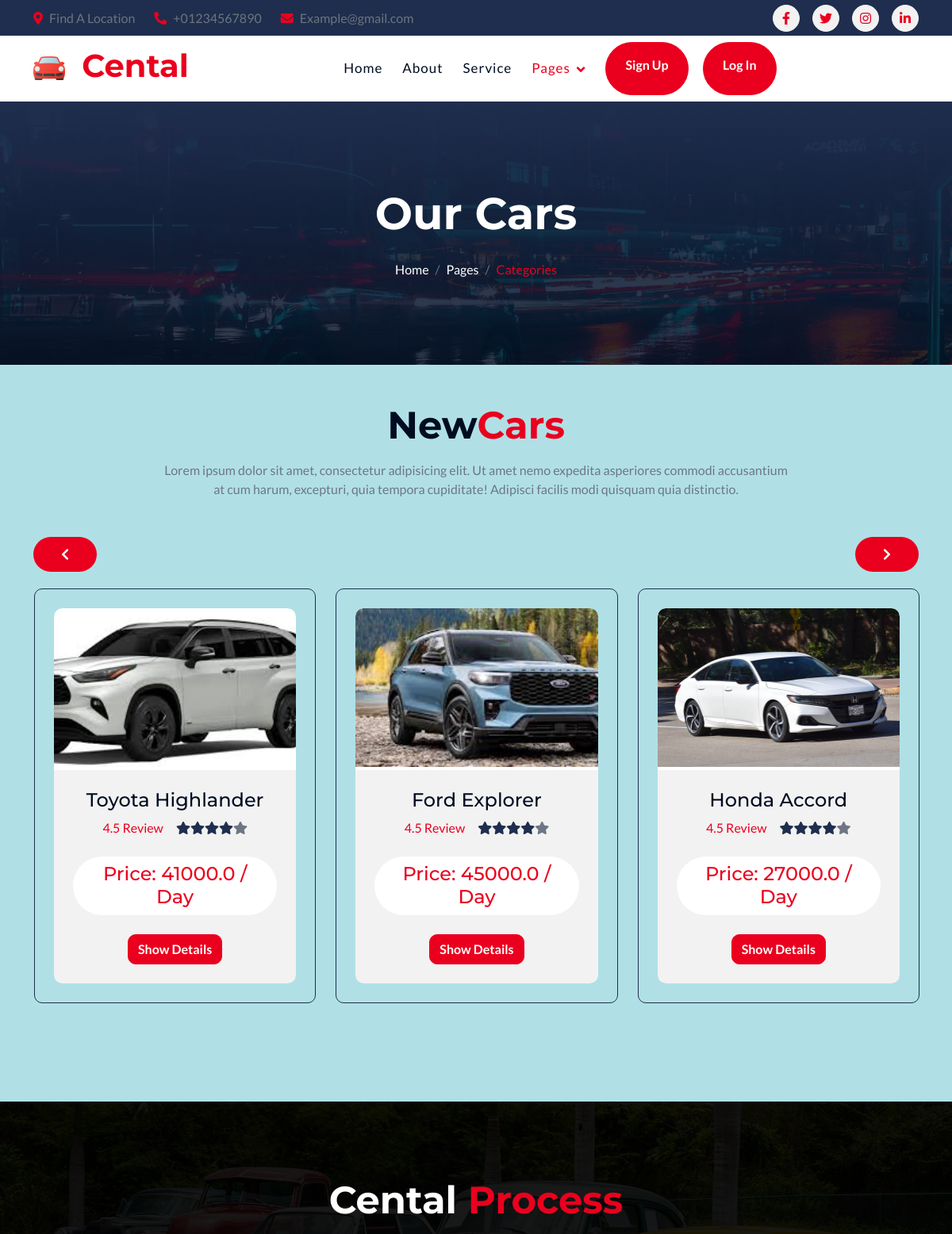
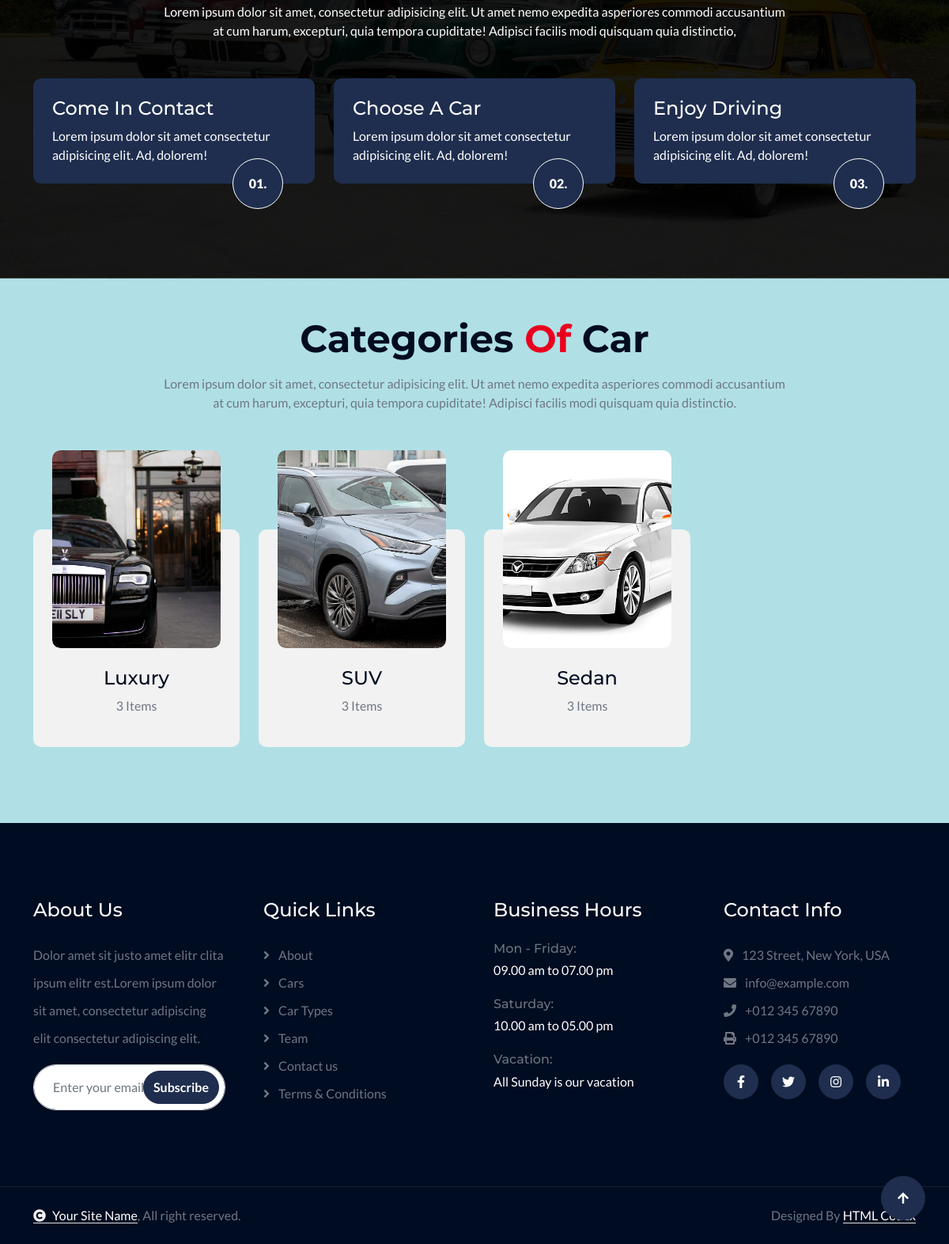
The page /car/ on the database its author committed (2 pictures, top to bottom).
### item/models.py (models this page shows, shortened)
class Item(models.Model):
    category = models.ForeignKey(Category, related_name='items', on_delete=models.CASCADE)
    name = models.CharField(max_length=255)
    company = models.CharField(max_length=255, blank=True, null=True)
    model = models.CharField(max_length=255, blank=True, null=True)
    seats = models.IntegerField(blank=True, null=True)
    fuel_type = models.CharField(max_length=255, blank=True, null=True)
    gear_type = models.CharField(max_length=255, blank=True, null=True)
    description = models.TextField(blank=True, null=True)
    price = models.FloatField()
    image = models.ImageField(upload_to='item_images', blank=True, null=True)
    is_sold = models.BooleanField(default=False)
    created_by = models.ForeignKey(User, related_name='items', on_delete=models.CASCADE)
    created_at = models.DateTimeField(auto_now_add=True)

class Category(models.Model):
    name = models.CharField(max_length=255)
    image = models.ImageField(upload_to='category_images', blank=True, null=True)
    class Meta:
        ordering = ('name',)
        verbose_name_plural = 'Categories'

### core/views.py (the view)
# urls.py: path('car/', views.car, name='car'),
def car(request):
    items = Item.objects.filter(is_sold=False)[0:6]
    categories = Category.objects.all()
    return render(request, 'core/cars.html', {
        'categories' : categories,
        'items' : items
    })

### core/templates/core/cars.html (shortened to what this page needs)
{% extends "core/base.html" %}
{% load static %}
{% block page %}active{% endblock page %}
{% block content %}
    <div class="container-fluid bg-breadcrumb">
        <div class="container text-center py-5" style="max-width: 900px;">
            <h4 class="text-white display-4 mb-4 wow fadeInDown" data-wow-delay="0.1s">Our Cars</h4>
            <ol class="breadcrumb d-flex justify-content-center mb-0 wow fadeInDown" data-wow-delay="0.3s">
                <li class="breadcrumb-item"><a href="index.html">Home</a></li>
                <li class="breadcrumb-item"><a href="#">Pages</a></li>
                <li class="breadcrumb-item active text-primary">Categories</li>
            </ol>
        </div>
    </div>
       <br>
       <br>
<div class="container-fluid categories pb-5">
    <div class="container pb-5">
        <div class="text-center mx-auto pb-5 wow fadeInUp" data-wow-delay="0.1s" style="max-width: 800px;">
            <h1 class="display-5 text-capitalize mb-3">New<span class="text-primary">Cars</span></h1>
            <p class="mb-0">Lorem ipsum dolor sit amet, consectetur adipisicing elit. Ut amet nemo expedita asperiores commodi accusantium at cum harum, excepturi, quia tempora cupiditate! Adipisci facilis modi quisquam quia distinctio.</p>
        </div>
        <div class="categories-carousel owl-carousel wow fadeInUp" data-wow-delay="0.1s">
            {% for item in items %}
            <div class="categories-item p-4">
                <div class="categories-item-inner">
                    <a href="{% url 'item:detail' item.id %}">
                    <div class="categories-img rounded-top" style="height: 200px; overflow: hidden;">
                        <img src="{{ item.image.url }}" class="img-fluid w-100" style="height: 100%; object-fit: cover;" alt="">
                    </div>
                    <div class="categories-content rounded-bottom p-4">
                        <h4>{{ item.name }}</h4>
                        <div class="categories-review mb-4">
                            <div class="me-3">4.5 Review</div>
                            <div class="d-flex justify-content-center text-secondary">
                                <i class="fas fa-star"></i>
                                <i class="fas fa-star"></i>
                                <i class="fas fa-star"></i>
                                <i class="fas fa-star"></i>
                                <i class="fas fa-star text-body"></i>
                            </div>
                        </div>
                        <div class="mb-4">
                            <h4 class="bg-white text-primary rounded-pill py-2 px-4 mb-0">Price: {{ item.price }} / Day</h4>
                        </div>
                        <a href="{% url 'item:detail' item.id %}" class="btn btn-primary" target="_blank">Show Details</a>
                    </div>
                </div>
            </div>
            {% endfor %}
        </div>
    </div>
</div>
        <div class="container-fluid steps py-5">
            <div class="container py-5">
                <div class="text-center mx-auto pb-5 wow fadeInUp" data-wow-delay="0.1s" style="max-width: 800px;">
                    <h1 class="display-5 text-capitalize text-white mb-3">Cental<span class="text-primary"> Process</span></h1>
                    <p class="mb-0 text-white">Lorem ipsum dolor sit amet, consectetur adipisicing elit. Ut amet nemo expedita asperiores commodi accusantium at cum harum, excepturi, quia tempora cupiditate! Adipisci facilis modi quisquam quia distinctio,
                    </p>
                </div>
                <div class="row g-4">
                    <div class="col-lg-4 wow fadeInUp" data-wow-delay="0.1s">
                        <div class="steps-item p-4 mb-4">
                            <h4>Come In Contact</h4>
                            <p class="mb-0">Lorem ipsum dolor sit amet consectetur adipisicing elit. Ad, dolorem!</p>
                            <div class="setps-number">01.</div>
                        </div>
                    </div>
                    <div class="col-lg-4 wow fadeInUp" data-wow-delay="0.3s">
                        <div class="steps-item p-4 mb-4">
                            <h4>Choose A Car</h4>
                            <p class="mb-0">Lorem ipsum dolor sit amet consectetur adipisicing elit. Ad, dolorem!</p>
                            <div class="setps-number">02.</div>
                        </div>
                    </div>
                    <div class="col-lg-4 wow fadeInUp" data-wow-delay="0.5s">
                        <div class="steps-item p-4 mb-4">
                            <h4>Enjoy Driving</h4>
                            <p class="mb-0">Lorem ipsum dolor sit amet consectetur adipisicing elit. Ad, dolorem!</p>
                            <div class="setps-number">03.</div>
                        </div>
                    </div>
                </div>
            </div>
        </div>
        <br>
        <br>
<div class="container-fluid team pb-5">
    <div class="container pb-5">
        <div class="text-center mx-auto pb-5 wow fadeInUp" data-wow-delay="0.1s" style="max-width: 800px;">
            <h1 class="display-5 text-capitalize mb-3">Categories<span class="text-primary"> of</span> Car</h1>
            <p class="mb-0">Lorem ipsum dolor sit amet, consectetur adipisicing elit. Ut amet nemo expedita asperiores commodi accusantium at cum harum, excepturi, quia tempora cupiditate! Adipisci facilis modi quisquam quia distinctio.</p>
        </div>
        <div class="row g-4">
            {% for category in categories %}
            <div class="col-md-6 col-lg-6 col-xl-3 wow fadeInUp" data-wow-delay="0.1s">
                <div class="team-item p-4 pt-0">
                    <div class="team-img" style="height: 250px; overflow: hidden;">
                        <img src="{{ category.image.url }}" class="img-fluid rounded w-100" style="height: 100%; object-fit: cover;" alt="{{ category.name }}">
                    </div>
                    <div class="team-content pt-4">
                        <h4>{{ category.name }}</h4>
                        <p>{{ category.items.count }} Items</p>
                    </div>
                </div>
            </div>
            {% endfor %}
        </div>
    </div>
</div>
        {% endblock content %}

### static/css/style.css (style rules this page uses)
.btn { font-weight: 600; transition: .5s; }
.btn.btn-primary { color: var(--bs-white); }
.bg-breadcrumb { position: relative; overflow: hidden; background: linear-gradient(rgba(31, 46, 78, 1), rgba(0, 12, 33, 0.8)), url(../img/fact-bg.jpg); background-position: center top; background-repeat: no-repeat; background-size: cover; padding: 60px 0 60px 0; transition: 0.5s; }
.bg-breadcrumb .breadcrumb { position: relative; }
.bg-breadcrumb .breadcrumb .breadcrumb-item a { color: var(--bs-white); }
.categories .categories-item { position: relative; border: 1px solid var(--bs-secondary); border-radius: 10px; transition: 0.5s; }
.categories .categories-item .categories-item-inner { position: relative; overflow: hidden; border-radius: 10px; transition: 0.5s; }
.categories .categories-item-inner .categories-img { background: var(--bs-light); }
.categories .categories-item-inner .categories-content { border-top: 4px solid var(--bs-white); text-align: center; background: var(--bs-light); }
.categories .categories-item-inner .categories-review { display: flex; align-items: center; justify-content: center; }
.steps { background: linear-gradient(rgba(0, 0, 0, 0.9), rgba(0, 0, 0, 0.9)), url(../img/bg-1.jpg); background-position: center center; background-repeat: no-repeat; background-size: cover; }
.steps .steps-item { position: relative; background: var(--bs-secondary); border-radius: 10px; }
.steps .steps-item h4, .steps .steps-item p { color: var(--bs-white); }
.steps .steps-item .setps-number { position: absolute; width: 64px; height: 64px; bottom: 0; right: 40px; font-weight: 900; border: 1px solid var(--bs-white); border-radius: 64px; transform: translateY(50%); color: var(--bs-white); background: var(--bs-secondary); display: flex; align-items: center; justify-content: center; }
.team .team-item { position: relative; text-align: center; border-radius: 10px; margin-top: 100px; background: var(--bs-light); transition: 0.5s; z-index: 1; }
.team .team-item::after { content: ""; position: absolute; width: 100%; height: 0; bottom: 0; left: 0; border-radius: 10px; background: var(--bs-secondary); z-index: 2; transition: 0.5s; }
.team .team-item .team-content { position: relative; z-index: 5; }
.team .team-item .team-content h4, .team .team-item .team-content p { transition: 0.5s; }
.team .team-item .team-img { position: relative; overflow: hidden; top: -100px; margin-bottom: -100px; border-radius: 10px; z-index: 3; }
.team .team-item .team-img img { transition: 0.5s; }
.team .team-item .team-img::after { content: ""; position: absolute; width: 100%; height: 0; top: 0; left: 0; border-radius: 10px; background: rgba(255, 255, 255, .3); z-index: 4; transition: 0.5s; }

### rows shown on the page
Item: image (picture), name "Toyota Highlander", price "41000.0"
Item: image (picture), name "Ford Explorer", price "45000.0"
Item: image (picture), name "Honda Accord", price "27000.0"
Category: image (picture), name "Luxury", items.count "3"
Category: image (picture), name "SUV", items.count "3"
Category: image (picture), name "Sedan", items.count "3"
